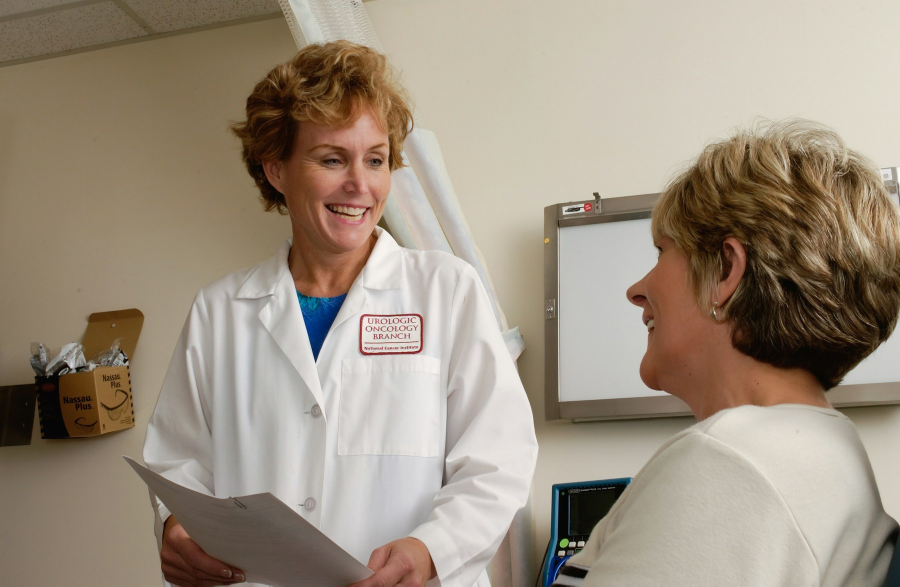
#> input picture src/assets/01-home-clinical-conversation.jpg, 1800 x 1173 px, found by its file name (shown at 1/2 size)
$ python optimize-images.py
#> lines starting #> are read from the running program, lines starting #| are printed output that depends on the picture
from pathlib import Path
from PIL import Image


OUTPUT_DIR = Path("public/images")
TARGET_WIDTHS = (480, 960, 1600)
RESPONSIVE_SOURCES = [
    Path("src/assets/01-home-clinical-conversation.jpg"),
    Path("src/assets/02-why-nourdoc-local-clinician-web.jpg"),
    Path("src/assets/03-product-clinical-workflow.jpg"),
    Path("src/assets/04-healthcare-impact-patient-care.jpg"),
    Path("src/assets/05-security-clinical-data-workflow.jpg"),
    Path("src/assets/06-partners-healthcare-collaboration.jpg"),
    Path("src/assets/07-about-nourdoc-local-doctor-web.jpg"),
    Path("src/assets/international-consultation.jpg"),
    Path("src/assets/pakistani-consultation.jpg"),
    Path("public/images/08_product-hero-ambient-listening.jpg"),
    Path("public/images/09_clinical-attention-human-conversation.jpg"),
    Path("public/images/11_global-healthcare-readiness.jpg"),
    Path("public/images/12_book-demo-hero-background.jpg"),
]


def target_widths(source_width: int) -> list[int]:
    return [width for width in TARGET_WIDTHS if width <= source_width]


OUTPUT_DIR.mkdir(parents=True, exist_ok=True)

for source_path in RESPONSIVE_SOURCES:
    slug = source_path.stem

    with Image.open(source_path) as source:
#> source is the input picture: PIL image 1800x1173 RGB; mean R, G, B 157.9, 145, 128.8
        source = source.convert("RGB")
        source_width, source_height = source.size
#> source_width = 1800; source_height = 1173

        for width in target_widths(source_width):
            height = round(source_height * width / source_width)
            resized = source if width == source_width else source.resize((width, height), Image.Resampling.LANCZOS)

            resized.save(
                OUTPUT_DIR / f"{slug}-{width}.webp",
                "WEBP",
                quality=78 if width == 1600 else 74,
                method=6,
                optimize=True,
            )
#> this loop made 3 passes
#> pass 1, `resized = source if width == source_width else source.resize((width, h..`:
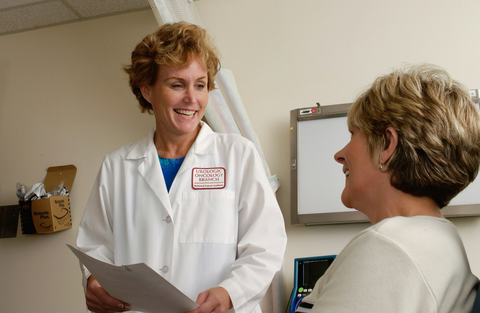
#> resized: PIL image 480x313 RGB; mean R, G, B 157.9, 145, 128.8
#> pass 2 of the loop `for source_path in RESPONSIVE_SOURCES:`:
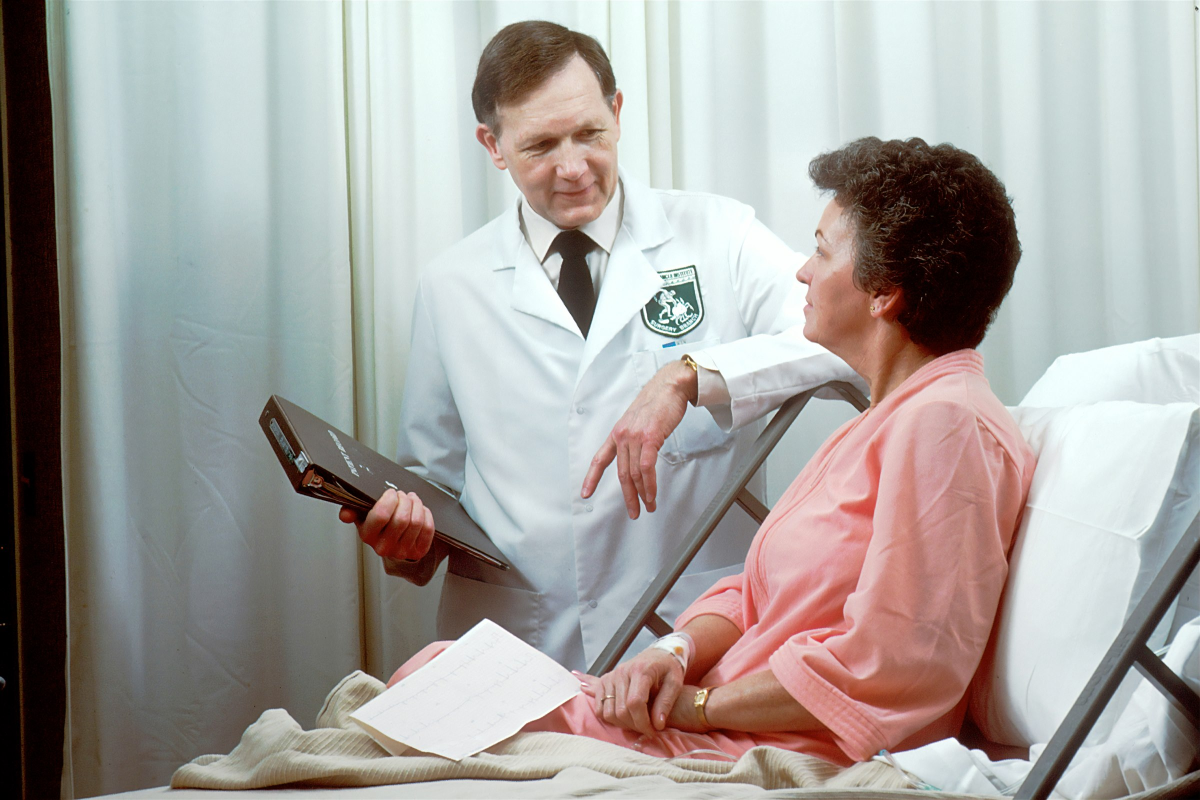
#> input picture src/assets/02-why-nourdoc-local-clinician-web.jpg, 2400 x 1600 px, found by its file name (shown at 1/2 size)
#> source is the input picture: PIL image 2400x1600 RGB; mean R, G, B 165.4, 161.7, 158.4
#> the loop `for width in target_widths(source_width):` made 3 passes
#> pass 1, `resized = source if width == source_width else source.resize((width, h..`:
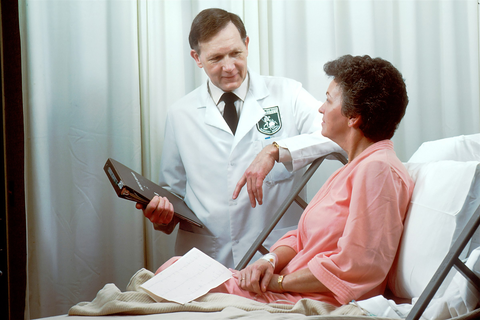
#> resized: PIL image 480x320 RGB; mean R, G, B 165.4, 161.7, 158.4
#> pass 3 of the loop `for source_path in RESPONSIVE_SOURCES:`:
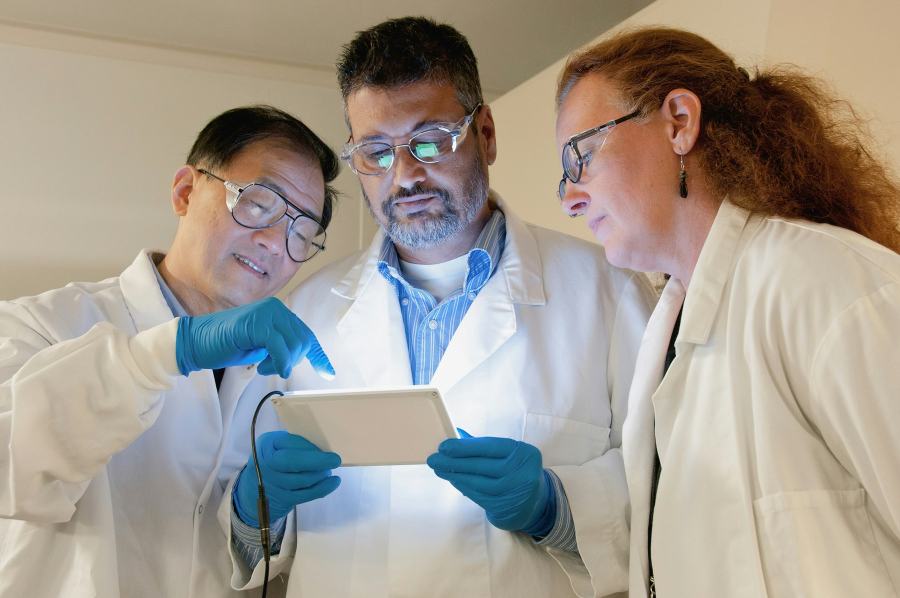
#> input picture src/assets/03-product-clinical-workflow.jpg, 1800 x 1196 px, found by its file name (shown at 1/2 size)
#> source is the input picture: PIL image 1800x1196 RGB; mean R, G, B 162.9, 154.7, 144.2
#> the loop `for width in target_widths(source_width):` made 3 passes
#> pass 1, `resized = source if width == source_width else source.resize((width, h..`:
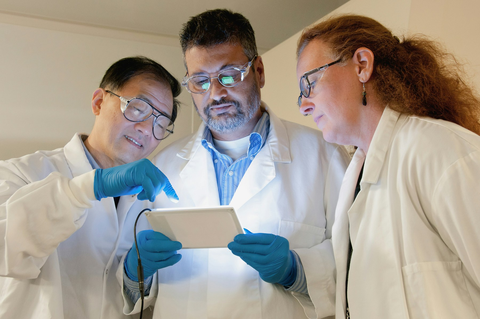
#> resized: PIL image 480x319 RGB; mean R, G, B 162.9, 154.7, 144.2
#> (the run stopped early here; a loop or call above may not have finished)
